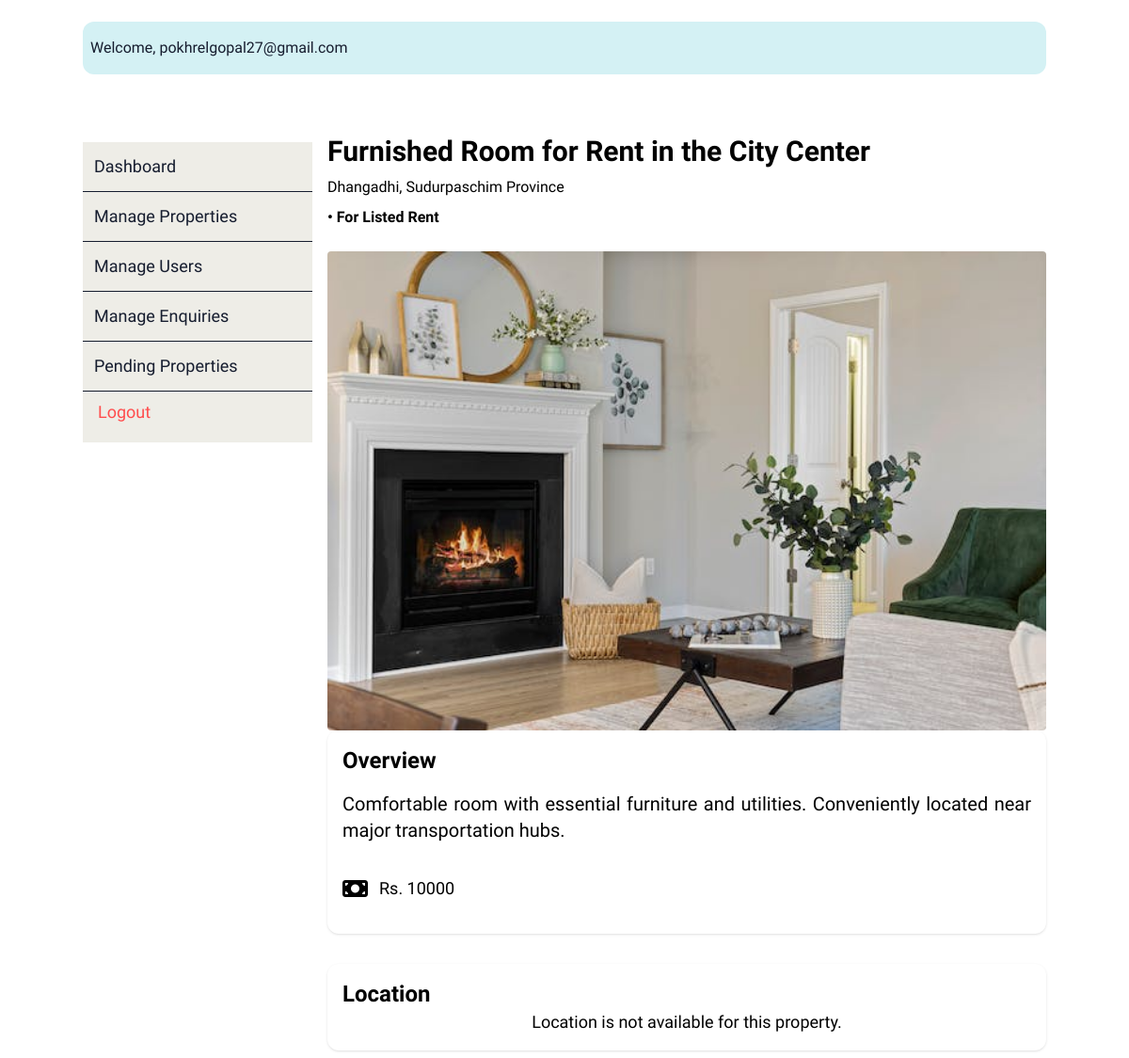
/admin/admin-view.php/?id=77 (signed in), run on the app's committed database.
### tables this page shows
CREATE TABLE `properties` (
  `property_id` int NOT NULL AUTO_INCREMENT,
  `property_type` varchar(50) NOT NULL,
  `title` varchar(200) NOT NULL,
  `province` varchar(100) NOT NULL,
  `location` varchar(100) NOT NULL,
  `listing_type` varchar(50) NOT NULL,
  `about` varchar(1500) DEFAULT NULL,
  `price` bigint NOT NULL,
  `contact_person` int DEFAULT NULL,
  `img_url` varchar(300) DEFAULT NULL,
  `iframe_src` varchar(700) DEFAULT NULL,
  `status` varchar(10) DEFAULT NULL,
  PRIMARY KEY (`property_id`),
  KEY `fk_contact_person` (`contact_person`),
  CONSTRAINT `fk_contact_person` FOREIGN KEY (`contact_person`) REFERENCES `users` (`id`) ON DELETE CASCADE,
  CONSTRAINT `properties_ibfk_1` FOREIGN KEY (`contact_person`) REFERENCES `users` (`id`),
  CONSTRAINT `properties_ibfk_2` FOREIGN KEY (`contact_person`) REFERENCES `users` (`id`) ON DELETE CASCADE
);

### admin/admin-view.php (the view, shortened to what this page needs)
<?php include 'common/connection.php'; ?>
<html>
<head>
    <?php include 'common/head.php'; ?>
</head>
<body class="bg-slate-100">
    <?php
    if (isset($_SESSION['username'])) {
    ?>
    <?php include 'common/admin-navbar.php'; ?>
    <?php
    } else {
        header('location:login.php');
    }
    ?>
    <div class="py-10 container mx-auto">
        <div class="grid grid-cols-4 gap-4">
            <?php include 'menu.php'; ?>
            <div class="col-span-3">
                <?php
                $property_id = $_GET['id'];
                $propertyQuery = "SELECT * FROM properties where property_id='$property_id'";
                $propertyResult = mysqli_query($conn, $propertyQuery);
                $property = mysqli_fetch_assoc($propertyResult);
                $title = $property['title'];
                $province = $property['province'];
                $location = $property['location'];
                $listing_type = $property['listing_type'];
                $iframe_src = $property['iframe_src'];
                $about = $property['about'];
                $price = $property['price'];
                ?>
                <div class='py-6 flex justify-between'>
                    <div class='space-y-2'>
                        <h1 class='text-3xl font-semibold'>
                            <?php echo $title; ?>
                        </h1>
                        <h4 class='text-md capitalize'>
                            <?php echo $location; ?>, <?php echo $province; ?> Province
                        </h4>
                        <h4 class='text-md text-red-600 font-semibold capitalize'>• For
                            Listed <?php echo $listing_type; ?> </h4>
                    </div>
                </div>
                <div>
                    <img src="/realestate-change/<?php echo $property['img_url']; ?>"
                        class='rounded w-full h-[70vh] object-cover' alt='Property Image'>
                </div>
                <div class='col-span-2 space-y-8'>
                    <div class='rounded-xl bg-white p-4 shadow'>
                        <h1 class='text-2xl font-semibold'>Overview</h1>
                        <p class='text-justify text-xl py-4'>
                            <?php echo $about; ?>
                        </p>
                        <div class="py-4 flex space-x-12">
                            <div class="card flex items-center space-x-3">
                                <i class="fa-solid fa-money-bill text-2xl"></i>
                                <div>
                                    <p class="text-lg">Rs. <?php echo $price; ?>
                                    </p>
                                </div>
                            </div>
                        </div>
                    </div>
                    <div class='rounded-xl bg-white p-4 shadow'>
                        <h1 class='text-2xl font-semibold'>Location</h1>
                        <?php
                        if (strlen($iframe_src) > 0) {
                            echo $iframe_src;
                        } else {
                            echo "<p class='text-lg text-center'>
                                Location is not available for this property.
                                </p>";
                        }
                        ?>
                    </div>
                </div>
            </div>
        </div>
    </div>
</body>
</html>

### style.css (style rules this page uses)
html { line-height: 1.5; }
body { padding: 15px; margin: 0; line-height: inherit; font-family: 'Questrial', sans-serif; }
h1, h2, h3, h4, h5, h6 { font-size: inherit; font-weight: inherit; }
.col-span-2 { grid-column: span 2 / span 2; }
.col-span-3 { grid-column: span 3 / span 3; }
.mx-auto { margin-left: auto; margin-right: auto; }
.flex { display: flex; }
.grid { display: grid; }
.h-\[70vh\] { height: 70vh; }
.w-full { width: 100%; }
.grid-cols-4 { grid-template-columns: repeat(4, minmax(0, 1fr)); }
.items-center { align-items: center; }
.justify-between { justify-content: space-between; }
.gap-4 { gap: 1rem; }
.p-4 { padding: 1rem; }
.rounded { border-radius: 0.25rem; }
.rounded-xl { border-radius: 0.75rem; }
.object-cover { -o-object-fit: cover; object-fit: cover; }
.py-10 { padding-top: 2.5rem; padding-bottom: 2.5rem; }
.py-4 { padding-top: 1rem; padding-bottom: 1rem; }
.py-6 { padding-top: 1.5rem; padding-bottom: 1.5rem; }
.text-center { text-align: center; }
.text-justify { text-align: justify; }
.text-2xl { font-size: 1.5rem; line-height: 2rem; }
.text-3xl { font-size: 1.875rem; line-height: 2.25rem; }
.text-lg { font-size: 1.125rem; line-height: 1.75rem; }
.text-xl { font-size: 1.25rem; line-height: 1.75rem; }
.font-semibold { font-weight: 600; }
.capitalize { text-transform: capitalize; }
h1, h2, h3, h4, h5, h6, p { margin: 0; }
img, svg, iframe { display: block; }
img, video { max-width: 100%; height: auto; }
.container { width: 100%; }
@media (min-width: 640px) { .container { max-width: 640px; } }
@media (min-width: 768px) { .container { max-width: 768px; } }
@media (min-width: 1024px) { .container { max-width: 1024px; } }
.space-x-3> :not([hidden])~ :not([hidden]) { --tw-space-x-reverse: 0; margin-right: calc(0.75rem * var(--tw-space-x-reverse)); margin-left: calc(0.75rem * calc(1 - var(--tw-space-x-reverse))); }
.space-y-2> :not([hidden])~ :not([hidden]) { --tw-space-y-reverse: 0; margin-top: calc(0.5rem * calc(1 - var(--tw-space-y-reverse))); margin-bottom: calc(0.5rem * var(--tw-space-y-reverse)); }
.space-y-8> :not([hidden])~ :not([hidden]) { --tw-space-y-reverse: 0; margin-top: calc(2rem * calc(1 - var(--tw-space-y-reverse))); margin-bottom: calc(2rem * var(--tw-space-y-reverse)); }
.shadow { --tw-shadow: 0 1px 3px 0 rgb(0 0 0 / 0.1), 0 1px 2px -1px rgb(0 0 0 / 0.1); --tw-shadow-colored: 0 1px 3px 0 var(--tw-shadow-color), 0 1px 2px -1px var(--tw-shadow-color); box-shadow: var(--tw-ring-offset-shadow, 0 0 #0000), var(--tw-ring-shadow, 0 0 #0000), var(--tw-shadow); }

### data on the page
properties: title "Furnished Room for Rent in the City Center", location "Dhangadhi", province "Sudurpaschim", listing_type "Rent", img_url (picture), about "Comfortable room with essential furniture and utilities. Conveniently located near major transportation hubs.", price "10000"

### other printed values
$_SESSION['username'] "pokhrelgopal27@gmail.com"
